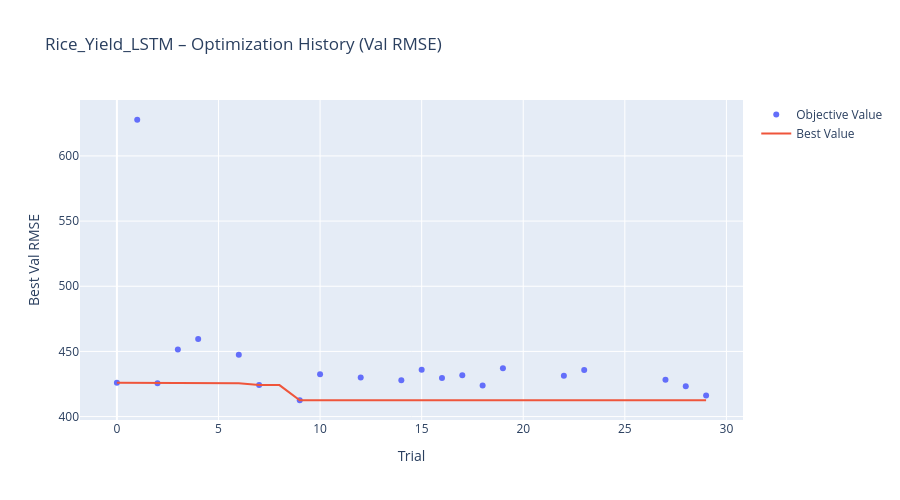
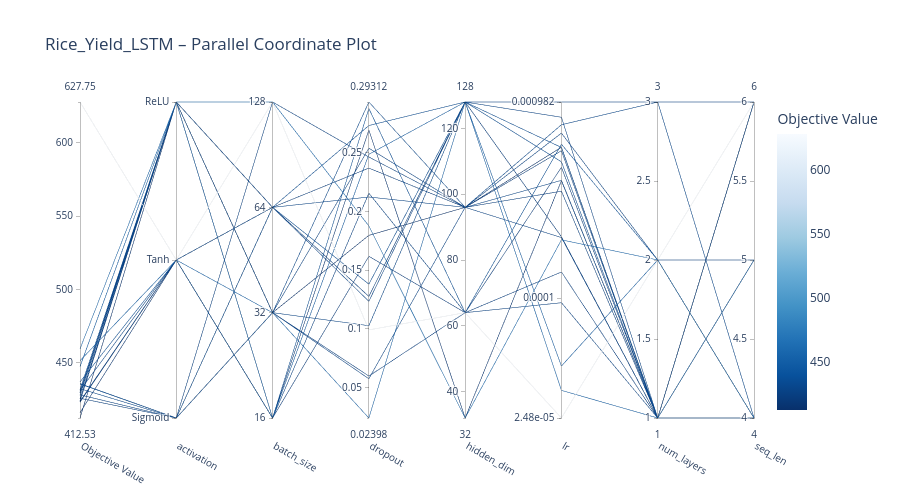
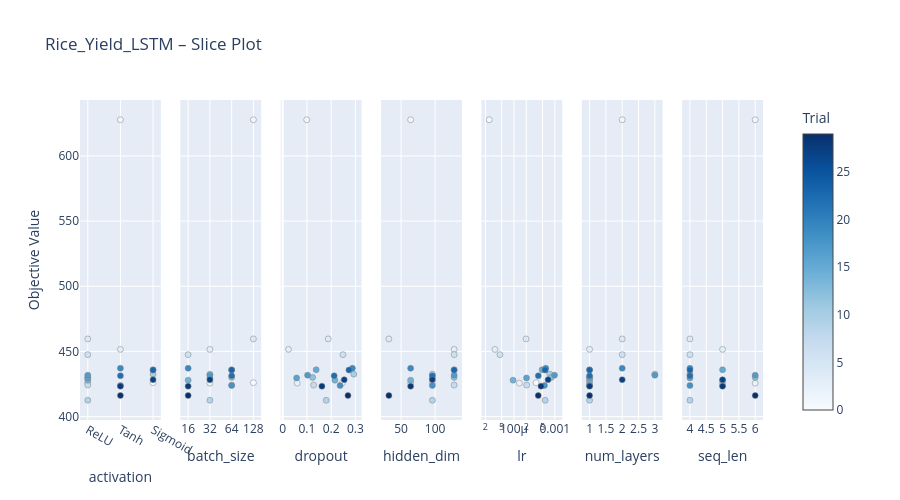
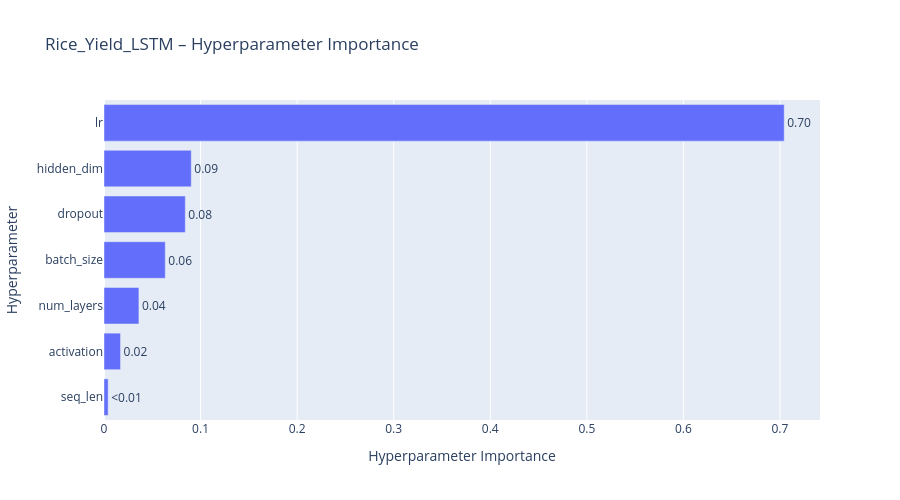

These figures' notebook cell, in order:
### Code cell
# Optuna Visualizations
name = f"{CHOSEN_CROP.capitalize()}_Yield_LSTM"

# 1. Optimization History (best value over trials)
fig = plot_optimization_history(study)
fig.update_layout(
    title=f"{name} – Optimization History (Val RMSE)",
    xaxis_title="Trial",
    yaxis_title="Best Val RMSE",
    width=900,
    height=500,
)
fig.show()

# 2. Parallel Coordinate Plot (how hyperparams interact)
fig = plot_parallel_coordinate(study)
fig.update_layout(
    title=f"{name} – Parallel Coordinate Plot",
    width=900,
    height=500,
)
fig.show()

# 3. Slice Plot (effect of each hyperparameter individually)
fig = plot_slice(study)
fig.update_layout(
    title=f"{name} – Slice Plot",
    width=900,
    height=500,
)
fig.show()

# 4. Hyperparameter Importance (which params matter most)
try:
    fig = plot_param_importances(study)
    fig.update_layout(
        title=f"{name} – Hyperparameter Importance",
        width=900,
        height=500,
    )
    fig.show()
except (ValueError, RuntimeError) as e:
    print(f"Could not plot parameter importance: {e}")

### Figure 1 — Plotly figure (JSON) as saved in the notebook; plotly's stock layout.template omitted (floating-point values rounded to 4 significant figures)
{"data": [{"mode": "markers", "name": "Objective Value", "type": "scatter", "x": [0, 1, 2, 3, 4, 6, 7, 9, 10, 12, 14, 15, 16, 17, 18, 19, 22, 23, 27, 28, 29], "y": [426.0, 627.7, 425.7, 451.6, 459.6, 447.5, 424.2, 412.5, 432.5, 430.1, 427.9, 435.9, 429.6, 431.8, 423.9, 437.1, 431.3, 435.7, 428.3, 423.3, 416.2]}, {"mode": "lines", "name": "Best Value", "type": "scatter", "x": [0, 1, 2, 3, 4, 5, 6, 7, 8, 9, 10, 11, 12, 13, 14, 15, 16, 17, 18, 19, 20, 21, 22, 23, 24, 25, 26, 27, 28, 29], "y": [426.0, 426.0, 425.7, 425.7, 425.7, 425.7, 425.7, 424.2, 424.2, 412.5, 412.5, 412.5, 412.5, 412.5, 412.5, 412.5, 412.5, 412.5, 412.5, 412.5, 412.5, 412.5, 412.5, 412.5, 412.5, 412.5, 412.5, 412.5, 412.5, 412.5]}, {"marker": {"color": "#cccccc"}, "mode": "markers", "name": "Infeasible Trial", "showlegend": false, "type": "scatter", "x": [], "y": []}], "layout": {"height": 500, "title": {"text": "Rice_Yield_LSTM – Optimization History (Val RMSE)"}, "width": 900, "xaxis": {"title": {"text": "Trial"}}, "yaxis": {"title": {"text": "Best Val RMSE"}}}}

### Figure 2 — Plotly figure (JSON) as saved in the notebook; plotly's stock layout.template omitted (floating-point values rounded to 4 significant figures)
{"data": [{"dimensions": [{"label": "Objective Value", "range": [412.5, 627.7], "values": [447.5, 427.9, 437.1, 423.3, 416.2, 425.7, 451.6, 412.5, 432.5, 429.6, 431.8, 428.3, 424.2, 430.1, 435.9, 423.9, 431.3, 435.7, 426.0, 627.7, 459.6]}, {"label": "activation", "range": [0, 2], "ticktext": ["Sigmoid", "Tanh", "ReLU"], "tickvals": [0, 1, 2], "values": [2, 2, 1, 1, 1, 2, 1, 2, 0, 2, 2, 0, 2, 2, 0, 1, 1, 0, 0, 1, 2]}, {"label": "batch_size", "range": [0, 3], "ticktext": ["16", "32", "64", "128"], "tickvals": [0, 1, 2, 3], "values": [0, 0, 0, 0, 0, 1, 1, 1, 1, 1, 1, 1, 2, 2, 2, 2, 2, 2, 3, 3, 3]}, {"label": "dropout", "range": [0.02398, 0.2931], "values": [0.2486, 0.2154, 0.2876, 0.1617, 0.2692, 0.05972, 0.02398, 0.1795, 0.2931, 0.0574, 0.1026, 0.2538, 0.1275, 0.1234, 0.138, 0.2368, 0.2122, 0.2731, 0.2463, 0.09904, 0.1875]}, {"label": "hidden_dim", "range": [32, 128], "values": [128, 64, 64, 64, 32, 64, 128, 96, 96, 96, 128, 96, 128, 128, 128, 96, 96, 128, 96, 64, 32]}, {"label": "lr", "range": [-4.606, -3.008], "ticktext": ["2.48e-05", "0.0001", "0.000982"], "tickvals": [-4.606, -4, -3.008], "values": [-4.343, -4.023, -3.221, -3.338, -3.406, -3.867, -4.466, -3.237, -3.123, -3.693, -3.008, -3.165, -3.689, -3.085, -3.31, -3.254, -3.404, -3.238, -3.459, -4.606, -3.705]}, {"label": "num_layers", "range": [1, 3], "values": [2, 1, 2, 1, 1, 1, 1, 1, 3, 1, 3, 2, 1, 1, 1, 1, 1, 1, 1, 2, 2]}, {"label": "seq_len", "range": [4, 6], "values": [4, 5, 4, 5, 6, 6, 5, 4, 4, 4, 6, 5, 5, 6, 5, 4, 4, 4, 5, 6, 4]}], "labelangle": 30, "labelside": "bottom", "line": {"color": [447.5, 427.9, 437.1, 423.3, 416.2, 425.7, 451.6, 412.5, 432.5, 429.6, 431.8, 428.3, 424.2, 430.1, 435.9, 423.9, 431.3, 435.7, 426.0, 627.7, 459.6], "colorbar": {"title": {"text": "Objective Value"}}, "colorscale": [[0, "rgb(247,251,255)"], [0.125, "rgb(222,235,247)"], [0.25, "rgb(198,219,239)"], [0.375, "rgb(158,202,225)"], [0.5, "rgb(107,174,214)"], [0.625, "rgb(66,146,198)"], [0.75, "rgb(33,113,181)"], [0.875, "rgb(8,81,156)"], [1, "rgb(8,48,107)"]], "reversescale": true, "showscale": true}, "type": "parcoords"}], "layout": {"height": 500, "title": {"text": "Rice_Yield_LSTM – Parallel Coordinate Plot"}, "width": 900}}

### Figure 3 — Plotly figure (JSON) as saved in the notebook; plotly's stock layout.template omitted (floating-point values rounded to 4 significant figures)
{"data": [{"marker": {"color": [0, 1, 2, 3, 4, 6, 7, 9, 10, 12, 14, 15, 16, 17, 18, 19, 22, 23, 27, 28, 29], "colorbar": {"title": {"text": "Trial"}, "x": 1, "xpad": 40}, "colorscale": [[0, "rgb(247,251,255)"], [0.125, "rgb(222,235,247)"], [0.25, "rgb(198,219,239)"], [0.375, "rgb(158,202,225)"], [0.5, "rgb(107,174,214)"], [0.625, "rgb(66,146,198)"], [0.75, "rgb(33,113,181)"], [0.875, "rgb(8,81,156)"], [1, "rgb(8,48,107)"]], "line": {"color": "Grey", "width": 0.5}, "showscale": true}, "mode": "markers", "name": "Feasible Trial", "showlegend": false, "type": "scatter", "x": ["Sigmoid", "Tanh", "ReLU", "Tanh", "ReLU", "ReLU", "ReLU", "ReLU", "Sigmoid", "ReLU", "ReLU", "Sigmoid", "ReLU", "ReLU", "Tanh", "Tanh", "Tanh", "Sigmoid", "Sigmoid", "Tanh", "Tanh"], "xaxis": "x", "y": [426.0, 627.7, 425.7, 451.6, 459.6, 447.5, 424.2, 412.5, 432.5, 430.1, 427.9, 435.9, 429.6, 431.8, 423.9, 437.1, 431.3, 435.7, 428.3, 423.3, 416.2], "yaxis": "y"}, {"marker": {"color": [0, 1, 2, 3, 4, 6, 7, 9, 10, 12, 14, 15, 16, 17, 18, 19, 22, 23, 27, 28, 29], "colorbar": {"title": {"text": "Trial"}, "x": 1, "xpad": 40}, "colorscale": [[0, "rgb(247,251,255)"], [0.125, "rgb(222,235,247)"], [0.25, "rgb(198,219,239)"], [0.375, "rgb(158,202,225)"], [0.5, "rgb(107,174,214)"], [0.625, "rgb(66,146,198)"], [0.75, "rgb(33,113,181)"], [0.875, "rgb(8,81,156)"], [1, "rgb(8,48,107)"]], "line": {"color": "Grey", "width": 0.5}, "showscale": false}, "mode": "markers", "name": "Feasible Trial", "showlegend": false, "type": "scatter", "x": [128, 128, 32, 32, 128, 16, 64, 32, 32, 64, 16, 64, 32, 32, 64, 16, 64, 64, 32, 16, 16], "xaxis": "x2", "y": [426.0, 627.7, 425.7, 451.6, 459.6, 447.5, 424.2, 412.5, 432.5, 430.1, 427.9, 435.9, 429.6, 431.8, 423.9, 437.1, 431.3, 435.7, 428.3, 423.3, 416.2], "yaxis": "y2"}, {"marker": {"color": [0, 1, 2, 3, 4, 6, 7, 9, 10, 12, 14, 15, 16, 17, 18, 19, 22, 23, 27, 28, 29], "colorbar": {"title": {"text": "Trial"}, "x": 1, "xpad": 40}, "colorscale": [[0, "rgb(247,251,255)"], [0.125, "rgb(222,235,247)"], [0.25, "rgb(198,219,239)"], [0.375, "rgb(158,202,225)"], [0.5, "rgb(107,174,214)"], [0.625, "rgb(66,146,198)"], [0.75, "rgb(33,113,181)"], [0.875, "rgb(8,81,156)"], [1, "rgb(8,48,107)"]], "line": {"color": "Grey", "width": 0.5}, "showscale": false}, "mode": "markers", "name": "Feasible Trial", "showlegend": false, "type": "scatter", "x": [0.2463, 0.09904, 0.05972, 0.02398, 0.1875, 0.2486, 0.1275, 0.1795, 0.2931, 0.1234, 0.2154, 0.138, 0.0574, 0.1026, 0.2368, 0.2876, 0.2122, 0.2731, 0.2538, 0.1617, 0.2692], "xaxis": "x3", "y": [426.0, 627.7, 425.7, 451.6, 459.6, 447.5, 424.2, 412.5, 432.5, 430.1, 427.9, 435.9, 429.6, 431.8, 423.9, 437.1, 431.3, 435.7, 428.3, 423.3, 416.2], "yaxis": "y3"}, {"marker": {"color": [0, 1, 2, 3, 4, 6, 7, 9, 10, 12, 14, 15, 16, 17, 18, 19, 22, 23, 27, 28, 29], "colorbar": {"title": {"text": "Trial"}, "x": 1, "xpad": 40}, "colorscale": [[0, "rgb(247,251,255)"], [0.125, "rgb(222,235,247)"], [0.25, "rgb(198,219,239)"], [0.375, "rgb(158,202,225)"], [0.5, "rgb(107,174,214)"], [0.625, "rgb(66,146,198)"], [0.75, "rgb(33,113,181)"], [0.875, "rgb(8,81,156)"], [1, "rgb(8,48,107)"]], "line": {"color": "Grey", "width": 0.5}, "showscale": false}, "mode": "markers", "name": "Feasible Trial", "showlegend": false, "type": "scatter", "x": [96, 64, 64, 128, 32, 128, 128, 96, 96, 128, 64, 128, 96, 128, 96, 64, 96, 128, 96, 64, 32], "xaxis": "x4", "y": [426.0, 627.7, 425.7, 451.6, 459.6, 447.5, 424.2, 412.5, 432.5, 430.1, 427.9, 435.9, 429.6, 431.8, 423.9, 437.1, 431.3, 435.7, 428.3, 423.3, 416.2], "yaxis": "y4"}, {"marker": {"color": [0, 1, 2, 3, 4, 6, 7, 9, 10, 12, 14, 15, 16, 17, 18, 19, 22, 23, 27, 28, 29], "colorbar": {"title": {"text": "Trial"}, "x": 1, "xpad": 40}, "colorscale": [[0, "rgb(247,251,255)"], [0.125, "rgb(222,235,247)"], [0.25, "rgb(198,219,239)"], [0.375, "rgb(158,202,225)"], [0.5, "rgb(107,174,214)"], [0.625, "rgb(66,146,198)"], [0.75, "rgb(33,113,181)"], [0.875, "rgb(8,81,156)"], [1, "rgb(8,48,107)"]], "line": {"color": "Grey", "width": 0.5}, "showscale": false}, "mode": "markers", "name": "Feasible Trial", "showlegend": false, "type": "scatter", "x": [0.0003476, 2.479e-05, 0.0001357, 3.419e-05, 0.0001974, 4.539e-05, 0.0002045, 0.0005801, 0.0007538, 0.0008227, 9.49e-05, 0.0004895, 0.0002027, 0.0009825, 0.000557, 0.0006007, 0.0003945, 0.0005787, 0.0006839, 0.0004592, 0.0003927], "xaxis": "x5", "y": [426.0, 627.7, 425.7, 451.6, 459.6, 447.5, 424.2, 412.5, 432.5, 430.1, 427.9, 435.9, 429.6, 431.8, 423.9, 437.1, 431.3, 435.7, 428.3, 423.3, 416.2], "yaxis": "y5"}, {"marker": {"color": [0, 1, 2, 3, 4, 6, 7, 9, 10, 12, 14, 15, 16, 17, 18, 19, 22, 23, 27, 28, 29], "colorbar": {"title": {"text": "Trial"}, "x": 1, "xpad": 40}, "colorscale": [[0, "rgb(247,251,255)"], [0.125, "rgb(222,235,247)"], [0.25, "rgb(198,219,239)"], [0.375, "rgb(158,202,225)"], [0.5, "rgb(107,174,214)"], [0.625, "rgb(66,146,198)"], [0.75, "rgb(33,113,181)"], [0.875, "rgb(8,81,156)"], [1, "rgb(8,48,107)"]], "line": {"color": "Grey", "width": 0.5}, "showscale": false}, "mode": "markers", "name": "Feasible Trial", "showlegend": false, "type": "scatter", "x": [1, 2, 1, 1, 2, 2, 1, 1, 3, 1, 1, 1, 1, 3, 1, 2, 1, 1, 2, 1, 1], "xaxis": "x6", "y": [426.0, 627.7, 425.7, 451.6, 459.6, 447.5, 424.2, 412.5, 432.5, 430.1, 427.9, 435.9, 429.6, 431.8, 423.9, 437.1, 431.3, 435.7, 428.3, 423.3, 416.2], "yaxis": "y6"}, {"marker": {"color": [0, 1, 2, 3, 4, 6, 7, 9, 10, 12, 14, 15, 16, 17, 18, 19, 22, 23, 27, 28, 29], "colorbar": {"title": {"text": "Trial"}, "x": 1, "xpad": 40}, "colorscale": [[0, "rgb(247,251,255)"], [0.125, "rgb(222,235,247)"], [0.25, "rgb(198,219,239)"], [0.375, "rgb(158,202,225)"], [0.5, "rgb(107,174,214)"], [0.625, "rgb(66,146,198)"], [0.75, "rgb(33,113,181)"], [0.875, "rgb(8,81,156)"], [1, "rgb(8,48,107)"]], "line": {"color": "Grey", "width": 0.5}, "showscale": false}, "mode": "markers", "name": "Feasible Trial", "showlegend": false, "type": "scatter", "x": [5, 6, 6, 5, 4, 4, 5, 4, 4, 6, 5, 5, 4, 6, 4, 4, 4, 4, 5, 5, 6], "xaxis": "x7", "y": [426.0, 627.7, 425.7, 451.6, 459.6, 447.5, 424.2, 412.5, 432.5, 430.1, 427.9, 435.9, 429.6, 431.8, 423.9, 437.1, 431.3, 435.7, 428.3, 423.3, 416.2], "yaxis": "y7"}], "layout": {"height": 500, "title": {"text": "Rice_Yield_LSTM – Slice Plot"}, "width": 900, "xaxis": {"anchor": "y", "categoryarray": ["ReLU", "Tanh", "Sigmoid"], "categoryorder": "array", "domain": [0, 0.1184], "title": {"text": "activation"}, "type": "category"}, "xaxis2": {"anchor": "y2", "categoryarray": [16, 32, 64, 128], "categoryorder": "array", "domain": [0.1469, 0.2653], "title": {"text": "batch_size"}, "type": "category"}, "xaxis3": {"anchor": "y3", "domain": [0.2939, 0.4122], "title": {"text": "dropout"}}, "xaxis4": {"anchor": "y4", "domain": [0.4408, 0.5592], "title": {"text": "hidden_dim"}}, "xaxis5": {"anchor": "y5", "domain": [0.5878, 0.7061], "title": {"text": "lr"}, "type": "log"}, "xaxis6": {"anchor": "y6", "domain": [0.7347, 0.8531], "title": {"text": "num_layers"}}, "xaxis7": {"anchor": "y7", "domain": [0.8816, 1.0], "title": {"text": "seq_len"}}, "yaxis": {"anchor": "x", "domain": [0, 1], "title": {"text": "Objective Value"}}, "yaxis2": {"anchor": "x2", "domain": [0, 1], "matches": "y", "showticklabels": false}, "yaxis3": {"anchor": "x3", "domain": [0, 1], "matches": "y", "showticklabels": false}, "yaxis4": {"anchor": "x4", "domain": [0, 1], "matches": "y", "showticklabels": false}, "yaxis5": {"anchor": "x5", "domain": [0, 1], "matches": "y", "showticklabels": false}, "yaxis6": {"anchor": "x6", "domain": [0, 1], "matches": "y", "showticklabels": false}, "yaxis7": {"anchor": "x7", "domain": [0, 1], "matches": "y", "showticklabels": false}}}

### Figure 4 — Plotly figure (JSON) as saved in the notebook; plotly's stock layout.template omitted (floating-point values rounded to 4 significant figures)
{"data": [{"cliponaxis": false, "hovertemplate": ["seq_len (IntDistribution): 0.004310065576499051<extra></extra>", "activation (CategoricalDistribution): 0.017114210109699157<extra></extra>", "num_layers (IntDistribution): 0.03616602045344448<extra></extra>", "batch_size (CategoricalDistribution): 0.0634510748486055<extra></extra>", "dropout (FloatDistribution): 0.08419606078450208<extra></extra>", "hidden_dim (IntDistribution): 0.0903767197696898<extra></extra>", "lr (FloatDistribution): 0.7043858484575598<extra></extra>"], "name": "Objective Value", "orientation": "h", "text": ["<0.01", "0.02", "0.04", "0.06", "0.08", "0.09", "0.70"], "textposition": "outside", "type": "bar", "x": [0.00431, 0.01711, 0.03617, 0.06345, 0.0842, 0.09038, 0.7044], "y": ["seq_len", "activation", "num_layers", "batch_size", "dropout", "hidden_dim", "lr"]}], "layout": {"height": 500, "title": {"text": "Rice_Yield_LSTM – Hyperparameter Importance"}, "width": 900, "xaxis": {"title": {"text": "Hyperparameter Importance"}}, "yaxis": {"title": {"text": "Hyperparameter"}}}}
